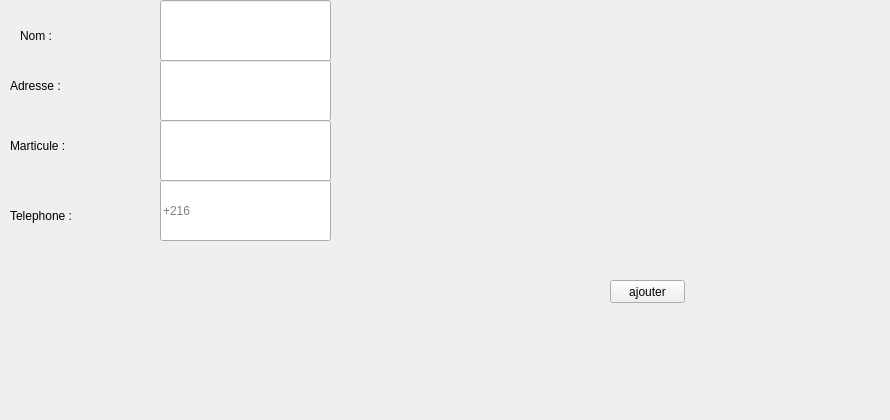
     <widget class="QWidget" name="tab_3">
      <attribute name="icon">
       <iconset>
        <normaloff>../../gestion_fournisseur/ajou.png</normaloff>../../gestion_fournisseur/ajou.png</iconset>
      </attribute>
      <attribute name="title">
       <string>Ajouter</string>
      </attribute>
      <widget class="QLabel" name="label">
       <property name="geometry">
        <rect>
         <x>0</x>
         <y>-10</y>
         <width>881</width>
         <height>411</height>
        </rect>
       </property>
       <property name="text">
        <string/>
       </property>
       <property name="pixmap">
        <pixmap resource="ressources.qrc">:/images/img/imf.jpg</pixmap>
       </property>
       <property name="scaledContents">
        <bool>true</bool>
       </property>
      </widget>
      <widget class="QLabel" name="label_6">
       <property name="geometry">
        <rect>
         <x>10</x>
         <y>70</y>
         <width>111</width>
         <height>31</height>
        </rect>
       </property>
       <property name="styleSheet">
        <string notr="true">font: 12pt &quot;MS Shell Dlg 2&quot;;</string>
       </property>
       <property name="text">
        <string>Adresse :</string>
       </property>
      </widget>
      <widget class="QLabel" name="label_7">
       <property name="geometry">
        <rect>
         <x>10</x>
         <y>130</y>
         <width>141</width>
         <height>31</height>
        </rect>
       </property>
       <property name="styleSheet">
        <string notr="true">font: 12pt &quot;MS Shell Dlg 2&quot;;</string>
       </property>
       <property name="text">
        <string>Marticule :</string>
       </property>
      </widget>
      <widget class="QLabel" name="label_8">
       <property name="geometry">
        <rect>
         <x>10</x>
         <y>200</y>
         <width>151</width>
         <height>31</height>
        </rect>
       </property>
       <property name="styleSheet">
        <string notr="true">font: 12pt &quot;MS Shell Dlg 2&quot;;</string>
       </property>
       <property name="text">
        <string>Telephone :</string>
       </property>
      </widget>
      <widget class="QLineEdit" name="le_nom">
       <property name="geometry">
        <rect>
         <x>160</x>
         <y>0</y>
         <width>171</width>
         <height>61</height>
        </rect>
       </property>
      </widget>
      <widget class="QLineEdit" name="le_Adresse">
       <property name="geometry">
        <rect>
         <x>160</x>
         <y>60</y>
         <width>171</width>
         <height>61</height>
        </rect>
       </property>
      </widget>
      <widget class="QLineEdit" name="le_Matricule">
       <property name="geometry">
        <rect>
         <x>160</x>
         <y>120</y>
         <width>171</width>
         <height>61</height>
        </rect>
       </property>
      </widget>
      <widget class="QLineEdit" name="le_Telephone">
       <property name="geometry">
        <rect>
         <x>160</x>
         <y>180</y>
         <width>171</width>
         <height>61</height>
        </rect>
       </property>
       <property name="text">
        <string/>
       </property>
       <property name="maxLength">
        <number>32762</number>
       </property>
       <property name="placeholderText">
        <string>+216</string>
       </property>
      </widget>
      <widget class="QPushButton" name="pushButton_8">
       <property name="geometry">
        <rect>
         <x>400</x>
         <y>250</y>
         <width>121</width>
         <height>81</height>
        </rect>
       </property>
       <property name="styleSheet">
        <string notr="true">#pushButton_8{
	image: url(:/new/prefix1/i,qge/app.png);
border:none;}</string>
       </property>
       <property name="text">
        <string/>
       </property>
      </widget>
      <widget class="QLabel" name="label_37">
       <property name="geometry">
        <rect>
         <x>20</x>
         <y>20</y>
         <width>111</width>
         <height>31</height>
        </rect>
       </property>
       <property name="styleSheet">
        <string notr="true">font: 12pt &quot;MS Shell Dlg 2&quot;;</string>
       </property>
       <property name="text">
        <string>Nom :</string>
       </property>
      </widget>
      <widget class="QPushButton" name="ajouter_fournisseur">
       <property name="geometry">
        <rect>
         <x>610</x>
         <y>280</y>
         <width>75</width>
         <height>23</height>
        </rect>
       </property>
       <property name="text">
        <string>ajouter</string>
       </property>
      </widget>
     </widget>
